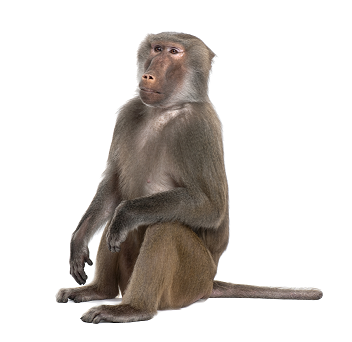
#> input picture python sison 2/latihan_pengelolah_citra/img/Baboon.png, 352 x 342 px; its folder holds only this picture in this run
$ python bingkai.py
#> lines starting #> are read from the running program, lines starting #| are printed output that depends on the picture; after the words box and inside, x2 and y2 are one past the last pixel; in counts of white or black regions, pixels touching at a corner belong together
import cv2
import sys
import os
os.system('cls')
os.chdir(
    'C:/Users/Dzaky Faihalariq Pir/Downloads/pythonseson2/latihan_pengelolah_citra/img')
citra = os.listdir()
citra_conv = cv2.imread(citra[0])
#> citra_conv is the input picture: shape (342, 352, 3); mean B, G, R 207.2, 210.4, 214.6
hasil = citra_conv.copy()
# pengolahan citra
Tebal = 30
Hitam = [0, 0, 0]
jmlhBaris = hasil.shape[0]
#> jmlhBaris = 342
jmlhKolom = hasil.shape[1]
#> jmlhKolom = 352
# pembuatan bingkai
# atas
for baris in range(Tebal):
    for kolom in range(jmlhKolom):
        hasil[baris, kolom] = Hitam
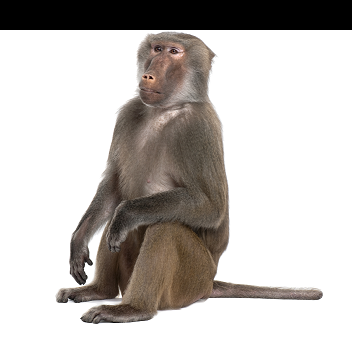
#> hasil: shape (342, 352, 3); 8.77% of pixels changed, all inside (x1, y1, x2, y2) = (0, 0, 352, 30)
# bawah
for baris in range(jmlhBaris-Tebal-1, jmlhBaris):
    for kolom in range(jmlhKolom):
        hasil[baris, kolom] = Hitam
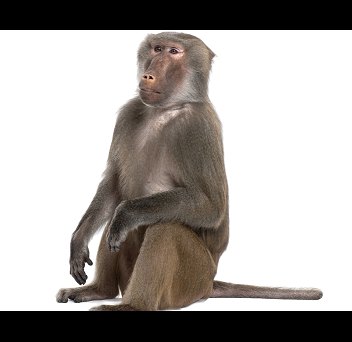
#> hasil: shape (342, 352, 3); 9.06% of pixels changed, all inside (x1, y1, x2, y2) = (0, 311, 352, 342)
# Kiri
for baris in range(Tebal, jmlhBaris-Tebal-1):
    for kolom in range(Tebal):
        hasil[baris, kolom] = Hitam
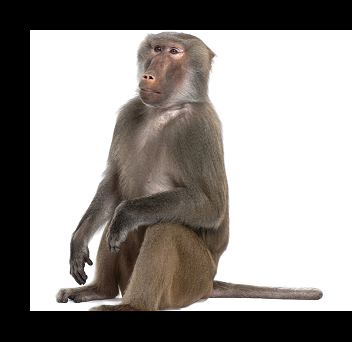
#> hasil: shape (342, 352, 3); 7% of pixels changed, all inside (x1, y1, x2, y2) = (0, 30, 30, 311)
# kanan
for baris in range(Tebal, jmlhBaris-Tebal-1):
    for kolom in range(jmlhKolom-Tebal-1, jmlhKolom):
        hasil[baris, kolom] = Hitam
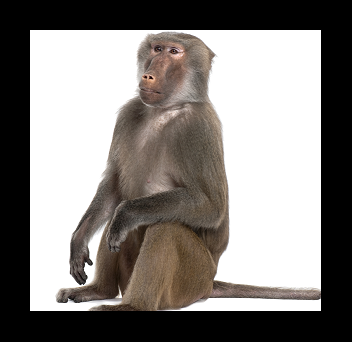
#> hasil: shape (342, 352, 3); 7.24% of pixels changed, all inside (x1, y1, x2, y2) = (321, 30, 352, 311)

cv2.imshow('Gambar semula', citra_conv)
cv2.imshow('Gambar hasil', hasil)
cv2.waitKey(0)
cv2.destroyAllWindows()
print(hasil.shape)
#| (342, 352, 3)

$ run again, on python sison 2/latihan_pengelolah_citra/img/buah.png
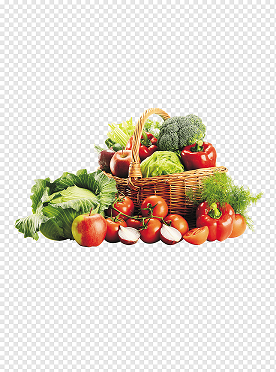
#> input picture python sison 2/latihan_pengelolah_citra/img/buah.png, 276 x 372 px
#> citra_conv is the input picture: shape (372, 276, 3); mean B, G, R 207.3, 217.4, 224.5
#> after the loop `for baris in range(Tebal, jmlhBaris-Tebal-1):`:
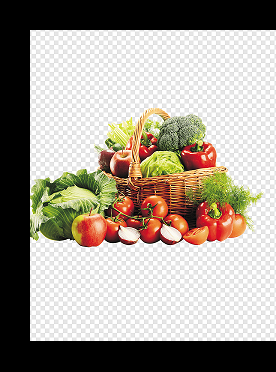
#> hasil: shape (372, 276, 3); mean B, G, R 146.3, 156.3, 163.4
#> after the loop `for baris in range(Tebal, jmlhBaris-Tebal-1):`:
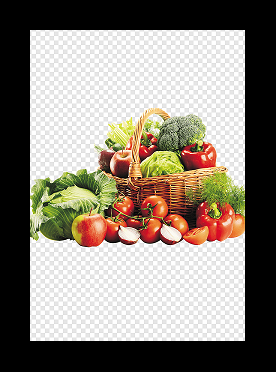
#> hasil: shape (372, 276, 3); 9.39% of pixels changed, all inside (x1, y1, x2, y2) = (245, 30, 276, 341)
#| (372, 276, 3)
